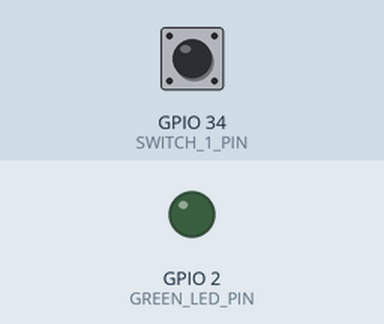
Bench run of a program on a simulated ESP32. On the bench: output pins drawn as LEDs (lit = HIGH). The test bench sets the inputs (shaded band); at power-on: GPIO 34 (SWITCH_1_PIN) HIGH.

Above: at 1.2 s.
1.3 s: GPIO 34 (SWITCH_1_PIN) pulled LOW for 0.15 s
At 2.7 s:
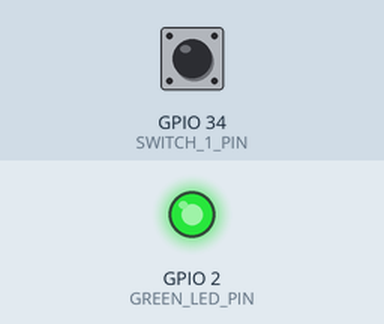
3.0 s: GPIO 34 (SWITCH_1_PIN) pulled LOW for 1 s
At 3.8 s:
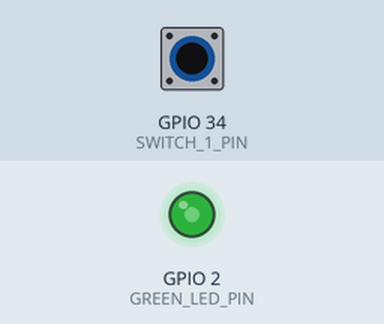
5.5 s: GPIO 34 (SWITCH_1_PIN) pulled LOW for 3.2 s
At 9.8 s:
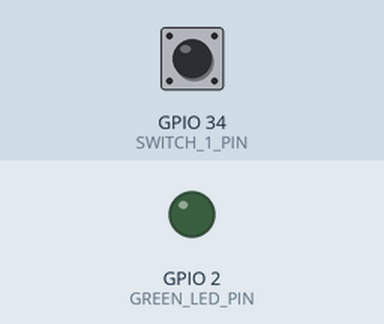
Timing chart, 0 to 11.3 s (numbered marks = the images above; inputs shaded):
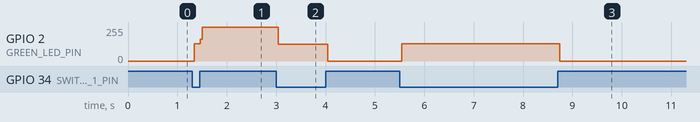

Measured:
- after the input at 1.3 s, GPIO 2 (GREEN_LED_PIN): 0/255 → 130/255 at once, → 255/255 0.12 s later
- after the input at 3.0 s, GPIO 2 (GREEN_LED_PIN): 255/255 → 125/255 at once, → 0/255 1.0 s later
- after the input at 5.5 s, GPIO 2 (GREEN_LED_PIN): 0/255 → 130/255 at once, → 0/255 3.2 s later

The program:

main.cpp
```cpp
// (licence header left out)
#include <Arduino.h>

#define SWITCH_1_PIN	34
#define GREEN_LED_PIN	2

bool bLEDState=false;

void setup() {
	/* set SWITCH_1_PIN as input */
	pinMode(SWITCH_1_PIN, INPUT);

	/*set GREEN_LED_PIN as output */
	pinMode(GREEN_LED_PIN, OUTPUT);

	/* turn off led at begin */
	digitalWrite(GREEN_LED_PIN,LOW);
	bLEDState = false;
}

void loop() {
	if(digitalRead(SWITCH_1_PIN) == 0){
		if(bLEDState){
			digitalWrite(GREEN_LED_PIN,LOW);
			bLEDState = false;
		}else{
			digitalWrite(GREEN_LED_PIN,HIGH);
			bLEDState = true;
		}
	}
}

/* isr callback function */
void IRAM_ATTR isr_switch_1_press(void){
	if(bLEDState){
		digitalWrite(GREEN_LED_PIN,LOW);
		bLEDState = false;
	}else{
		digitalWrite(GREEN_LED_PIN,HIGH);
		bLEDState = true;
	}
}
```
